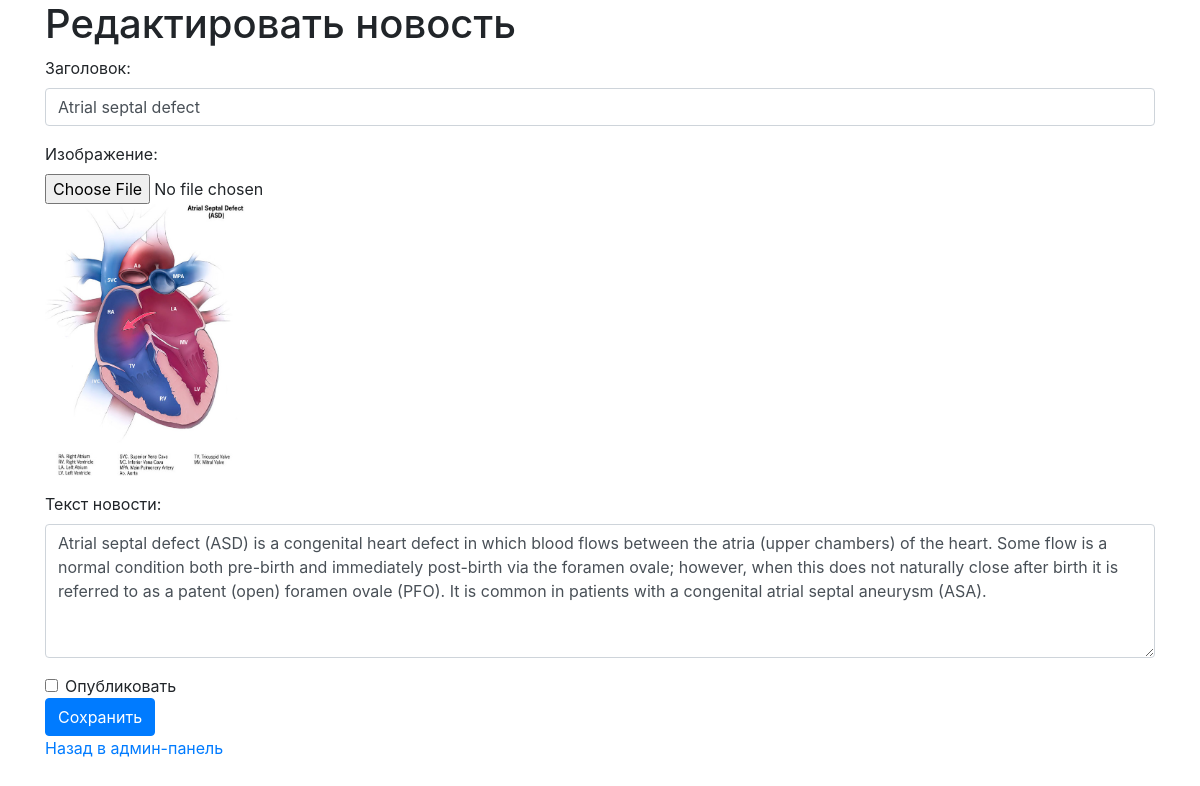
The app's page /admin/news/edit/4 (signed in), older data.
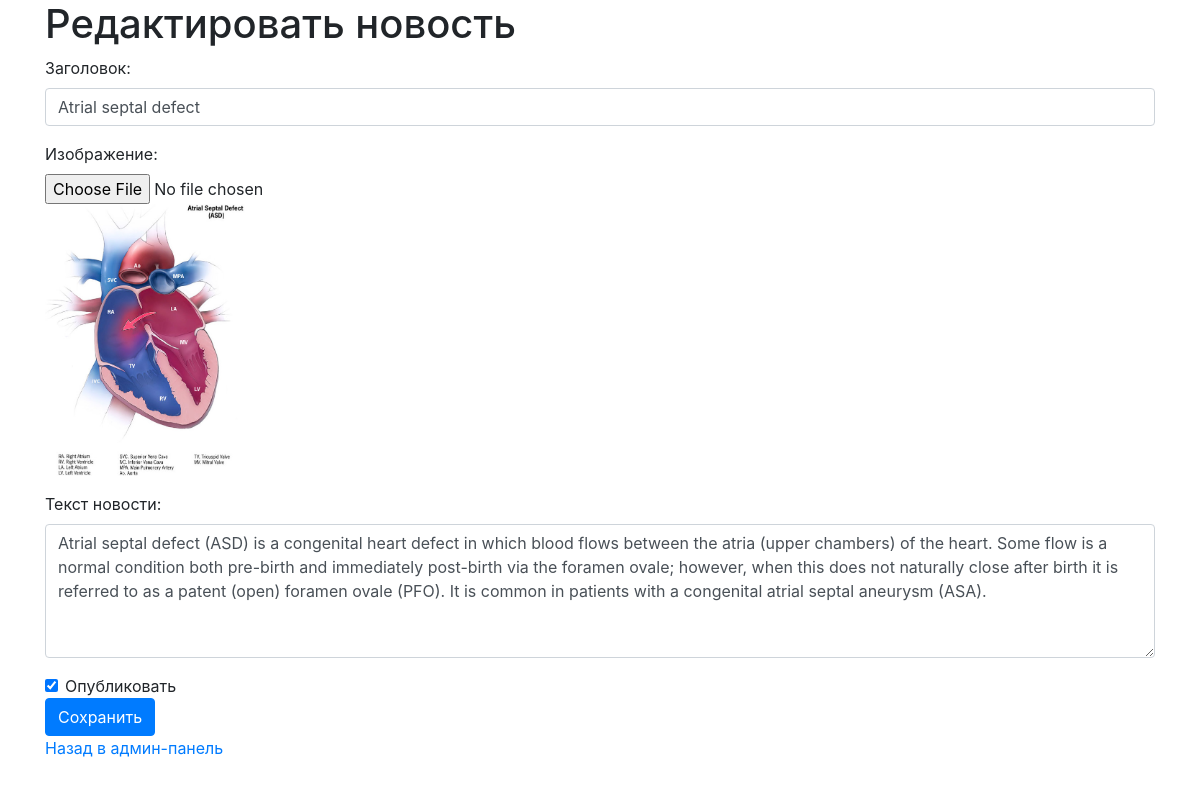
The same page, newer data.
### server_run.py (models this page shows, shortened)
class News(db.Model):
    id = db.Column(db.Integer, primary_key=True)
    title = db.Column(db.String(255), nullable=False)
    content = db.Column(db.Text, nullable=False)
    date_created = db.Column(db.DateTime, default=db.func.now())
    author_id = db.Column(db.Integer, db.ForeignKey('user.id'), nullable=False)
    author = db.relationship('User', backref=db.backref('news', lazy=True))
    slug = db.Column(db.String(255), unique=True, nullable=False)
    is_published = db.Column(db.Boolean, default=False)
    image = db.Column(db.String(255), nullable=True)

### server_run.py (the view, shortened to what this page needs)
@app.route('/admin/news/edit/<int:id>', methods=['GET', 'POST'])
@login_required
@admin_required
def edit_news(id):
    news_item = News.query.get_or_404(id)
    return render_template('edit_news.html', news_item=news_item)

### server_run.py (called while the page is built)
@login_manager.user_loader
def load_user(user_id):
    return User.query.get(int(user_id))

def admin_required(f):
    @wraps(f)
    def decorated_function(*args, **kwargs):
        if not current_user.is_admin:
            abort(403)  # Forbidden
        return f(*args, **kwargs)
    return decorated_function

### templates/edit_news.html (shortened to what this page needs)
<!DOCTYPE html>
<html>
<head>
    <link rel="stylesheet" href="https://stackpath.bootstrapcdn.com/bootstrap/4.5.2/css/bootstrap.min.css">
</head>
<body>
    <div class="container">
        <h1>Редактировать новость</h1>
        <form method="POST" enctype="multipart/form-data" action="{{ url_for('edit_news', id=news_item.id) }}">
            <div class="form-group">
                <label for="title">Заголовок:</label>
                <input type="text" class="form-control" id="title" name="title" value="{{ news_item.title }}" required>
            </div>
            <div class="form-group">
        	<label for="image">Изображение:</label>
        	<input type="file" class="form-control-file" id="image" name="image">
        	{% if news_item.image %}
            	    <img src="{{ url_for('static', filename='news_img/' + news_item.image) }}" alt="Изображение новости" style="max-width: 200px;">
        	{% endif %}
    	    </div>
            <div class="form-group">
                <label for="content">Текст новости:</label>
                <textarea class="form-control" id="content" name="content" rows="5" required>{{ news_item.content }}</textarea>
            </div>
            <div class="form-check">
                <input type="checkbox" class="form-check-input" id="is_published" name="is_published" {% if news_item.is_published %}checked{% endif %}>
                <label class="form-check-label" for="is_published">Опубликовать</label>
            </div>
            <button type="submit" class="btn btn-primary">Сохранить</button>
        </form>
        <a href="{{ url_for('admin_panel') }}">Назад в админ-панель</a>
    </div>
</body>
</html>

Row changes from the older to the newer data that the page shows:
changed News "Atrial septal defect": is_published "☐" → "☑"
